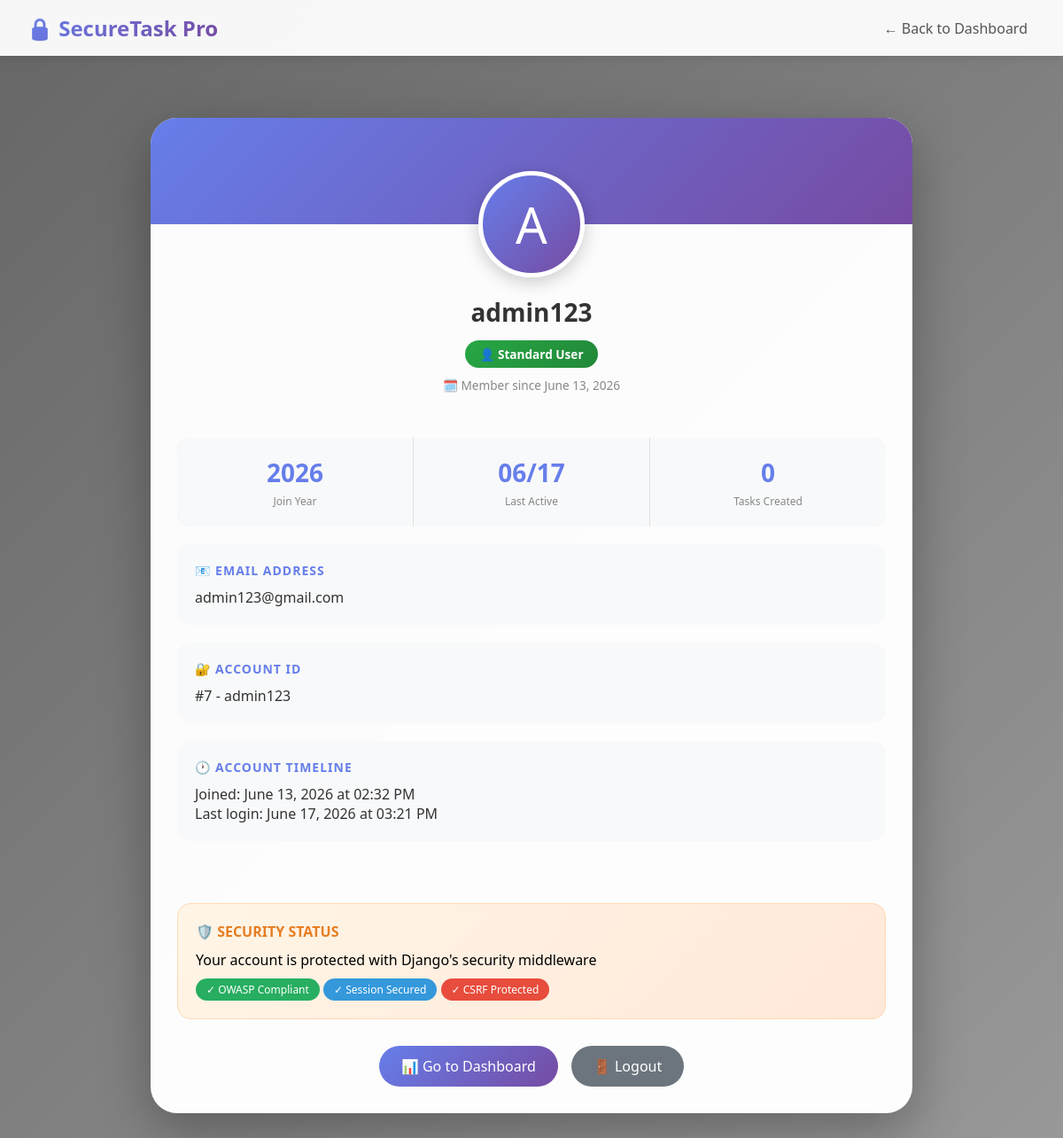
Screenshot of /profile/ (signed in) with the database file from the repository.
### core/models.py (models this page shows, shortened)
class User(AbstractUser):
    ROLE_CHOICES = (
        ('admin', 'Admin'),
        ('normal', 'Normal User'),
    )
    role = models.CharField(max_length=10, choices=ROLE_CHOICES, default='normal')
    two_factor_enabled = models.BooleanField(default=False)
    two_factor_code = models.CharField(max_length=6, blank=True, null=True)
    two_factor_code_created = models.DateTimeField(blank=True, null=True)

### core/views.py (the view)
# urls.py: path('profile/', views.profile, name='profile'),
@login_required
def profile(request):
    return render(request, 'core/profile.html')

### core/templates/core/profile.html (shortened to what this page needs)
<!DOCTYPE html>
<html lang="en">
<head>
</head>
<body>
    <nav class="navbar">
        <div class="logo">🔒 SecureTask Pro</div>
        <div class="nav-links">
            <a href="{% url 'dashboard' %}">← Back to Dashboard</a>
        </div>
    </nav>
    <div class="container">
        <div class="profile-card">
            <div class="cover-photo"></div>
            <div class="avatar-section">
                <div class="avatar">
                    {{ request.user.username|make_list|first|upper }}
                </div>
            </div>
            <div class="profile-info">
                <div class="username">{{ request.user.username }}</div>
                <span class="role-badge {% if request.user.role == 'admin' %}role-admin{% else %}role-user{% endif %}">
                    {% if request.user.role == 'admin' %}👑 Administrator{% else %}👤 Standard User{% endif %}
                </span>
                <div class="member-since">
                    🗓️ Member since {{ request.user.date_joined|date:"F d, Y" }}
                </div>
            </div>
            <div class="stats-grid">
                <div class="stat-item">
                    <div class="stat-number">{{ request.user.date_joined|date:"Y" }}</div>
                    <div class="stat-label">Join Year</div>
                </div>
                <div class="stat-item">
                    <div class="stat-number">
                        {% if request.user.last_login %}
                            {{ request.user.last_login|date:"m/d" }}
                        {% else %}
                            New
                        {% endif %}
                    </div>
                    <div class="stat-label">Last Active</div>
                </div>
                <div class="stat-item">
                    <div class="stat-number">
                        {{ request.user.tasks.count }}
                    </div>
                    <div class="stat-label">Tasks Created</div>
                </div>
            </div>
            <div class="info-section">
                <div class="info-card">
                    <div class="info-title">📧 EMAIL ADDRESS</div>
                    <div class="info-value">{{ request.user.email|default:"Not provided" }}</div>
                </div>
                <div class="info-card">
                    <div class="info-title">🔐 ACCOUNT ID</div>
                    <div class="info-value">#{{ request.user.id }} - {{ request.user.username|slugify }}</div>
                </div>
                <div class="info-card">
                    <div class="info-title">🕐 ACCOUNT TIMELINE</div>
                    <div class="info-value">
                        Joined: {{ request.user.date_joined|date:"F d, Y \a\t h:i A" }}<br>
                        Last login: {{ request.user.last_login|date:"F d, Y \a\t h:i A"|default:"First time user" }}
                    </div>
                </div>
            </div>
            <div class="security-section">
                <div class="security-title">🛡️ SECURITY STATUS</div>
                <div>Your account is protected with Django's security middleware</div>
                <div class="security-badge">✓ OWASP Compliant</div>
                <div class="security-badge" style="background: #3498db;">✓ Session Secured</div>
                <div class="security-badge" style="background: #e74c3c;">✓ CSRF Protected</div>
            </div>
            <div class="action-buttons">
                <a href="{% url 'dashboard' %}" class="btn btn-primary">📊 Go to Dashboard</a>
                <a href="{% url 'logout' %}" class="btn btn-secondary">🚪 Logout</a>
            </div>
        </div>
    </div>
</body>
</html>

### core/templates/core/profile.html (style rules this page uses)
* { margin: 0; padding: 0; box-sizing: border-box; }
body { font-family: 'Segoe UI', Tahoma, Geneva, Verdana, sans-serif; min-height: 100vh; position: relative; background-image: url('https://images.unsplash.com/photo-1522071820081-009f0129c71c?q=80&w=2070&auto=format&fit=crop'); background-size: cover; background-position: center; background-attachment: fixed; }
body::before { content: ''; position: fixed; top: 0; left: 0; width: 100%; height: 100%; background: linear-gradient(135deg, rgba(0,0,0,0.6), rgba(0,0,0,0.4)); z-index: 0; }
.navbar { position: relative; z-index: 2; background: rgba(255, 255, 255, 0.95); backdrop-filter: blur(10px); padding: 15px 30px; display: flex; justify-content: space-between; align-items: center; flex-wrap: wrap; box-shadow: 0 2px 10px rgba(0,0,0,0.1); }
.logo { font-size: 1.5rem; font-weight: bold; background: linear-gradient(135deg, #667eea, #764ba2); -webkit-background-clip: text; background-clip: text; color: transparent; }
.nav-links a { text-decoration: none; color: #555; margin: 0 10px; transition: 0.3s; }
.container { position: relative; z-index: 1; max-width: 900px; margin: 50px auto; padding: 20px; }
.profile-card { background: rgba(255, 255, 255, 0.98); border-radius: 30px; overflow: hidden; box-shadow: 0 20px 60px rgba(0,0,0,0.3); animation: fadeInUp 0.6s ease; }
.cover-photo { height: 120px; background: linear-gradient(135deg, #667eea, #764ba2); position: relative; }
.avatar-section { text-align: center; margin-top: -60px; position: relative; }
.avatar { width: 120px; height: 120px; background: linear-gradient(135deg, #667eea, #764ba2); border-radius: 50%; display: inline-flex; align-items: center; justify-content: center; font-size: 3.5rem; color: white; border: 5px solid white; box-shadow: 0 5px 20px rgba(0,0,0,0.2); }
.profile-info { text-align: center; padding: 20px 30px 30px; }
.username { font-size: 28px; font-weight: bold; color: #333; margin-bottom: 8px; }
.role-badge { display: inline-block; padding: 6px 16px; border-radius: 50px; font-size: 0.85rem; font-weight: bold; margin-top: 5px; }
.role-user { background: linear-gradient(135deg, #28a745, #218838); color: white; }
.member-since { color: #888; font-size: 0.85rem; margin-top: 10px; }
.stats-grid { display: grid; grid-template-columns: repeat(3, 1fr); gap: 1px; background: #e0e0e0; margin: 20px 30px; border-radius: 15px; overflow: hidden; }
.stat-item { background: #f8f9fa; padding: 20px; text-align: center; transition: 0.3s; }
.stat-number { font-size: 28px; font-weight: bold; color: #667eea; }
.stat-label { font-size: 12px; color: #888; margin-top: 5px; }
.info-section { padding: 0 30px 30px; }
.info-card { background: #f8f9fa; border-radius: 15px; padding: 20px; margin-bottom: 20px; transition: 0.3s; }
.info-title { font-weight: bold; color: #667eea; margin-bottom: 10px; font-size: 14px; text-transform: uppercase; letter-spacing: 1px; }
.info-value { font-size: 16px; color: #333; word-break: break-word; }
.security-section { background: linear-gradient(135deg, #fff5e6, #ffe8d9); border-radius: 15px; padding: 20px; margin: 20px 30px 30px; border: 1px solid #ffd9b5; }
.security-title { font-weight: bold; color: #e67e22; margin-bottom: 10px; }
.security-badge { display: inline-block; padding: 4px 12px; background: #27ae60; color: white; border-radius: 20px; font-size: 12px; margin-top: 10px; }
.action-buttons { display: flex; gap: 15px; justify-content: center; padding: 0 30px 30px; }
.btn { padding: 12px 25px; border-radius: 50px; text-decoration: none; font-weight: 500; transition: 0.3s; display: inline-block; text-align: center; }
.btn-primary { background: linear-gradient(135deg, #667eea, #764ba2); color: white; }
.btn-secondary { background: #6c757d; color: white; }

### rows the page displays
User: user.username|make_list "A", user.username "admin123", user.date_joined "June 13, 2026", user.date_joined "2026", user.last_login "06/17", user.tasks.count "0", user.email "admin123@gmail.com", user.id "7", user.username|slugify "admin123", user.date_joined "June 13, 2026 at 02:32 PM", user.last_login "June 17, 2026 at 03:21 PM"
